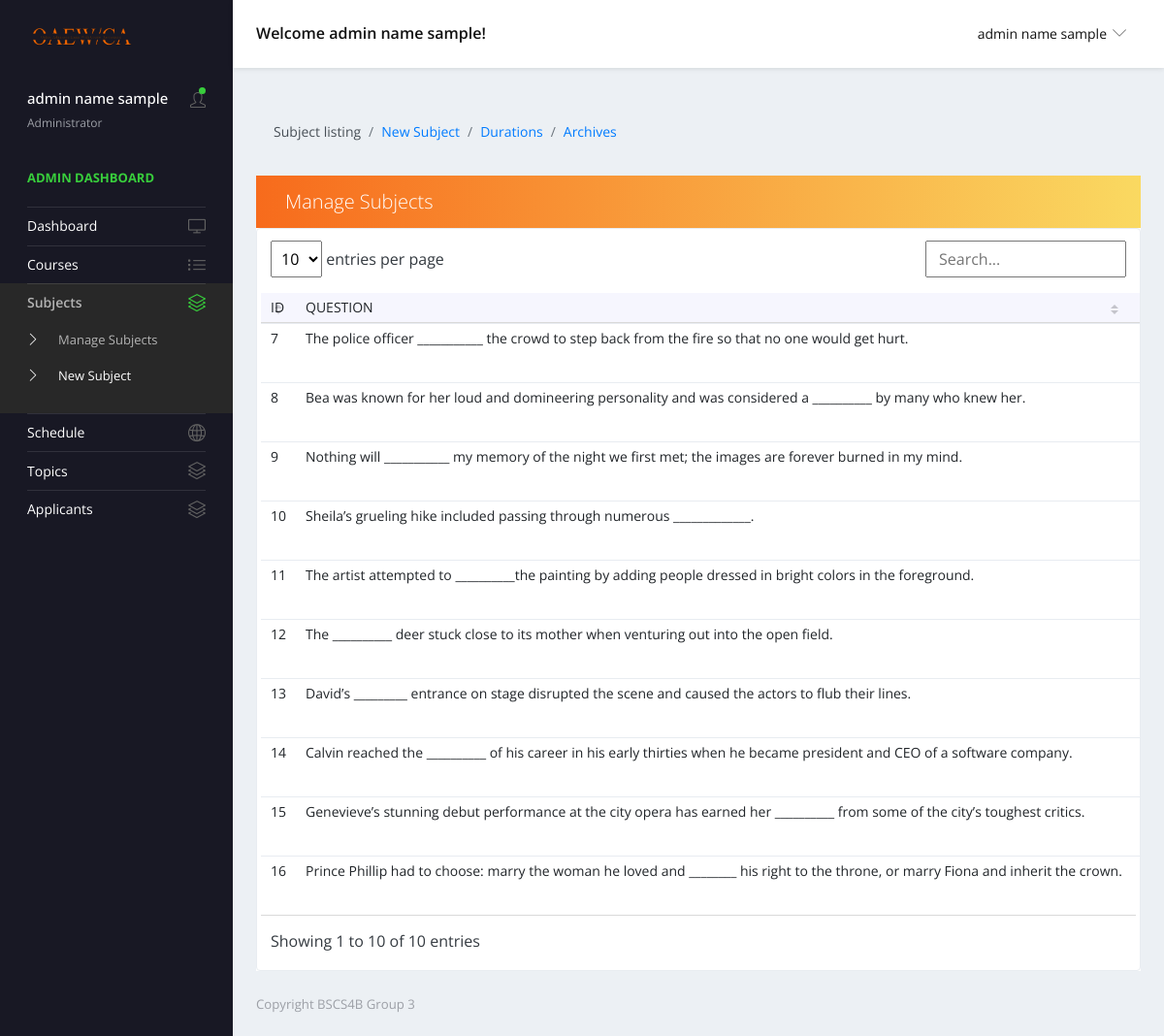
The page /views/manage-subjects.php (signed in) on the database its author committed.
### tables this page shows
CREATE TABLE `english_questionnaire` (
  `id` int(11) NOT NULL,
  `question` varchar(255) NOT NULL,
  `optionA` varchar(255) NOT NULL,
  `optionB` varchar(255) NOT NULL,
  `optionC` varchar(255) NOT NULL,
  `optionD` varchar(255) NOT NULL,
  `correctAnswer` varchar(1) NOT NULL
);

### forms/adminQueries.php (called while the page is built, shortened)
<?php
function getEnglish() {
    $url = 'localhost';
    $username = 'root';
    $password = '';
    $conn = new mysqli($url, $username, $password, 'project');
    $sql = mysqli_query($conn,
    "SELECT id, question, optionA, optionB, optionC, optionD, correctAnswer
    FROM english_questionnaire
    ");
    return mysqli_fetch_all($sql, MYSQLI_ASSOC);
}
?>

### views/manage-subjects.php (the view, shortened to what this page needs)
<?php
    include '../forms/adminQueries.php';
?>
<!DOCTYPE html>
<html lang="en">
  <head>
    <link rel="stylesheet" href="../vendors/simple-line-icons/css/simple-line-icons.css">
    <link rel="stylesheet" href="../vendors/flag-icon-css/css/flag-icon.min.css">
    <link rel="stylesheet" href="../vendors/css/vendor.bundle.base.css">
    <link rel="stylesheet" href="../vendors/daterangepicker/daterangepicker.css">
    <link rel="stylesheet" href="../vendors/chartist/chartist.min.css">
    <link rel="stylesheet" href="../assets/css/style-admin.css">
  </head>
  <body>
    <div class="container-scroller">
      <nav class="navbar default-layout-navbar col-lg-12 col-12 p-0 fixed-top d-flex flex-row">
        <div class="navbar-brand-wrapper d-flex align-items-center">
          <a class="navbar-brand brand-logo" href="../views/admin.php">
            <img src="../assets/img/OAEWCA-LOGO copy.png" alt="logo" class="logo-dark" />
          </a>
        </div>
        <div class="navbar-menu-wrapper d-flex align-items-center flex-grow-1">
          <h5 class="mb-0 font-weight-medium d-none d-lg-flex">Welcome <?php echo ($_SESSION['fullname']); ?>!</h5>
          <ul class="navbar-nav navbar-nav-right ml-auto">
            <li class="nav-item dropdown d-none d-xl-inline-flex user-dropdown">
              <a class="nav-link dropdown-toggle" id="UserDropdown" href="#" data-toggle="dropdown" aria-expanded="false">
               <span class="font-weight-normal"> <?php echo ($_SESSION['fullname']); ?> </span></a>
            </li>
          </ul>
        </div>
      </nav>
      <div class="container-fluid page-body-wrapper">
        <nav class="sidebar sidebar-offcanvas" id="sidebar">
          <ul class="nav">
            <li class="nav-item nav-profile">
              <a href="#" class="nav-link">
                <div class="text-wrapper">
                  <p class="profile-name"><?php echo ($_SESSION['fullname']); ?></p>
                  <p class="designation">Administrator</p>
                </div>
                <div class="icon-container">
                  <i class="icon-user"></i>
                  <div class="dot-indicator bg-success"></div>
                </div>
              </a>
            </li>
            <li class="nav-item nav-category">
              <span class="nav-link">Admin Dashboard</span>
            </li>
            <li class="nav-item">
              <a class="nav-link" href="../views/admin.php">
                <span class="menu-title">Dashboard</span>
                <i class="icon-screen-desktop menu-icon"></i>
              </a>
            </li>
            <li class="nav-item">
              <a class="nav-link" href="../views/admin-courses.php">
                <span class="menu-title">Courses</span>
                <i class="icon-list menu-icon"></i>
              </a>
            </li>
            <li class="nav-item">
              <a class="nav-link" data-toggle="collapse" href="#ui-subjects" aria-expanded="false" aria-controls="ui-subjects">
                <span class="menu-title">Subjects</span>
                <i class="icon-layers menu-icon"></i>
              </a>
              <div class="collapse" id="ui-subjects">
                <ul class="nav flex-column sub-menu">
                  <li class="nav-item"> <a class="nav-link" href="../views/manage-subjects.php">Manage Subjects</a></li>
                  <li class="nav-item"> <a class="nav-link" href="../views/new-subject.php">New Subject</a></li>
                </ul>
              </div>
            </li>
            <li class="nav-item">
              <a class="nav-link" href="../views/admin-schedule.php">
                <span class="menu-title">Schedule</span>
                <i class="icon-globe menu-icon"></i>
              </a>
            </li>
            <li class="nav-item">
              <a class="nav-link" data-toggle="collapse" href="#ui-topics" aria-expanded="false" aria-controls="ui-topics">
                <span class="menu-title">Topics</span>
                <i class="icon-layers menu-icon"></i>
              </a>
            </li>
            <li class="nav-item">
              <a class="nav-link" data-toggle="collapse" href="#ui-applicants" aria-expanded="false" aria-controls="ui-applicants">
                <span class="menu-title">Applicants</span>
                <i class="icon-layers menu-icon"></i>
              </a>
            </li>
          </ul>
        </nav>
        <div class="main-panel">
        <div class="content-wrapper">
          <div class="page-header">
            <nav>
              <ol class="breadcrumb">
                <li class="breadcrumb-item active">Subject listing</li>
                <li class="breadcrumb-item"><a href="../views/new-subject.php">New Subject</a></li>
                <li class="breadcrumb-item"><a href="../views/admin-duration.php">Durations</a></li>
                <li class="breadcrumb-item"><a href="../views/archived_answer.php">Archives</a></li>
              </ol>
            </nav>
          </div>
          <div class="row quick-action-toolbar">
            <div class="col-md-12 grid-margin">
              <div class="card">
                  <div class="card-header d-block d-md-flex">
                    <p class="lead mb-0 ">Manage Subjects</p>
                  </div>
                  <div class="table-responsive border rounded p-1">
                    <table class="table table-hover text-nowrap datatable">
                      <thead>
                        <tr>
                          <th scope="col">ID</th>
                          <th scope="col">QUESTION</th>
                          <th scope="col">OPTION A</th>
                        </tr>
                      </thead>
                      <tbody>
                        <?php
                        $rows = getEnglish();
                        $i = 0;
                        while ($i < count($rows)) {
                          $row = $rows[$i];
                          $id = $row['id'];
                          $question = $row['question'];
                          $optA = $row['optionA'];
                          $optB = $row['optionB'];
                          $optC = $row['optionC'];
                          $optD = $row['optionD'];
                          $right = $row['correctAnswer'];
                          echo "<tr>
                                    <td>" . $id . "</td>
                                    <td>" . $question . "</td>
                                    <td>" . $optA . "</td>
                                    <td>" . $optB . "</td>
                                    <td>" . $optC . "</td>
                                    <td>" . $optD . "</td>
                                    <td>" . $right . "</td>
                                    <td>" .
                            "<div class='d-flex '>
                              <form method='POST' action='../forms/delete_bus.php'>
                                        <button type='button' id='editButton' class = 'btn btn-primary mx-3 editbtn' data-bs-toggle='modal' data-bs-target='#editmodal' data-ID='$id' data-question='$question' data-optA='$optA' data-optB='$optB' data-optC='$optC' data-optD='$optD' data-right='$right' onClick='editCourse(this)'>EDIT</button>
                                      </form>" .
                            "<button type='submit' class='btn btn-danger delbtn' data-bs-toggle='modal' data-bs-target='#delmodal' data-courseid='$id' onClick='archiveCourse(this)'>ARCHIVE</button>" .
                            "</div>" .
                            "</td>" .
                            "</td>
                                  </tr>";
                          $i++;
                        }
                        ?>
                      </tbody>
                    </table>
                      </div>
                  </div>
              </div>
          </div>
        </div>
        <footer class="footer">
          <div class="d-sm-flex justify-content-center justify-content-sm-between">
            <span class="text-muted d-block text-center text-sm-left d-sm-inline-block">Copyright BSCS4B Group 3</span>
          </div>
        </footer>
      </div>
    </div>
    </div>
    <link href="../assets/vendor/simple-datatables/style.css" rel="stylesheet">
  </body>
</html>

### rows shown on the page
english_questionnaire: id "7", question "The police officer ___________ the crowd to step back from the fire so that no one would get hurt."
english_questionnaire: id "8", question "Bea was known for her loud and domineering personality and was considered a __________ by many who knew her."
english_questionnaire: id "9", question "Nothing will ___________ my memory of the night we first met; the images are forever burned in my mind."
english_questionnaire: id "10", question "Sheila’s grueling hike included passing through numerous _____________."
english_questionnaire: id "11", question "The artist attempted to __________the painting by adding people dressed in bright colors in the foreground."
english_questionnaire: id "12", question "The __________ deer stuck close to its mother when venturing out into the open field."
english_questionnaire: id "13", question "David’s _________ entrance on stage disrupted the scene and caused the actors to flub their lines."
english_questionnaire: id "14", question "Calvin reached the __________ of his career in his early thirties when he became president and CEO of a software company."
english_questionnaire: id "15", question "Genevieve’s stunning debut performance at the city opera has earned her __________ from some of the city’s toughest critics."
english_questionnaire: id "16", question "Prince Phillip had to choose: marry the woman he loved and ________ his right to the throne, or marry Fiona and inherit the crown."

### other values the page prints
$_SESSION['fullname'] "admin name sample"
